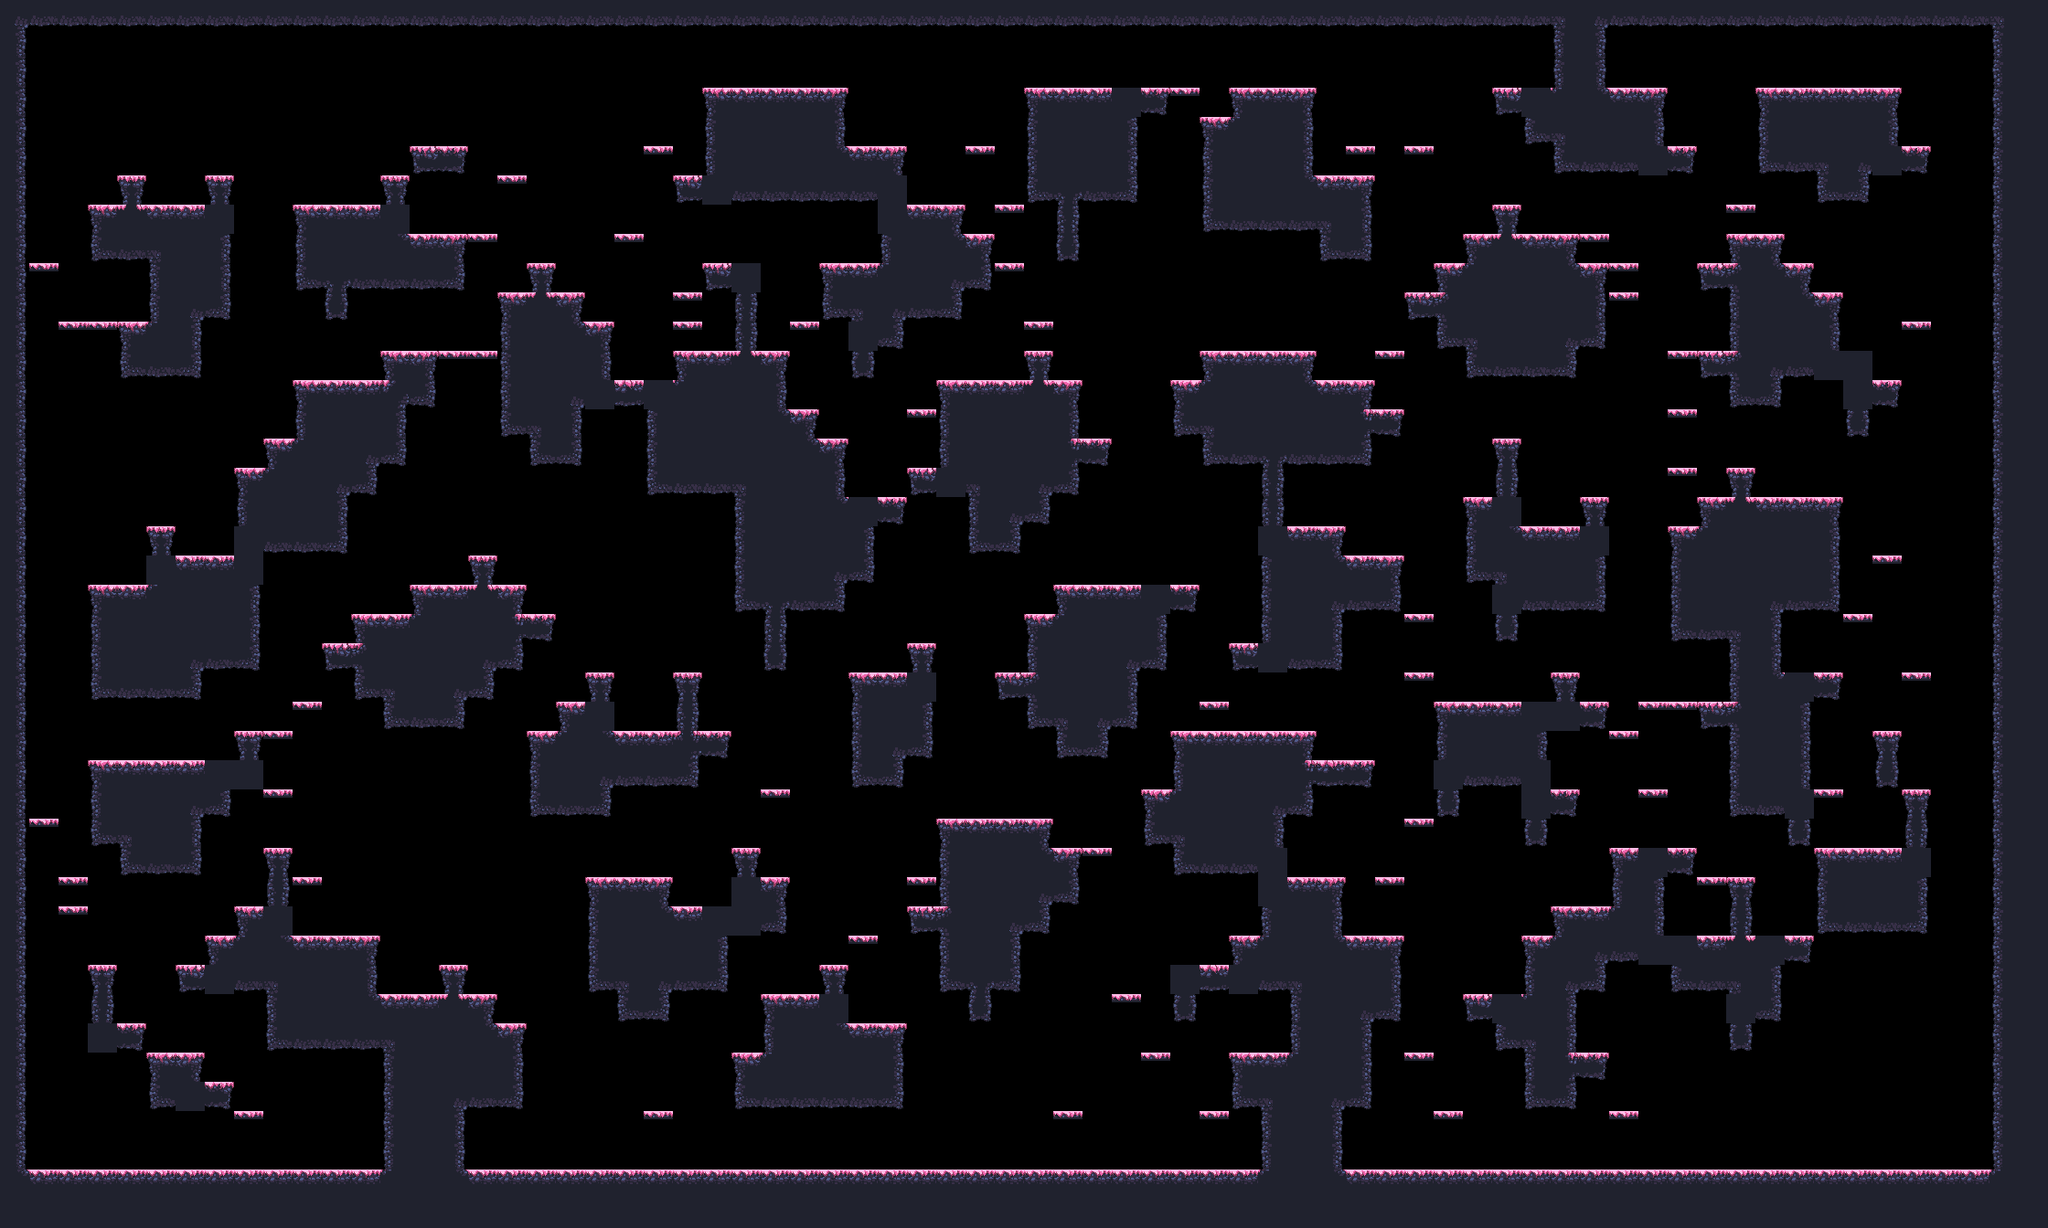

Below is a game level as drawn by its tile map, then a one-line description and the .tmx that defines it (tile-layer data replaced by summaries):
An orthogonal 70x42 tile map with 32x32 px tiles, 1 tile layer (main) and 17 objects (9x spawn, spawnPlayer0, spawnCrown0, spawnPlayer1, spawnCrown1, ...).

<map compressionlevel="0" height="42" infinite="0" nextlayerid="3" nextobjectid="4" orientation="orthogonal" renderorder="right-down" tiledversion="1.3.2" tileheight="32" tilewidth="32" version="1.2" width="70">
 <tileset firstgid="1" source="forest_spring_tile_set.tsx" />
 <layer height="42" id="1" name="main" width="70">
  <data>[2940 cells, 1277 non-empty, 26 distinct tile ids]</data>
 </layer>
 <objectgroup id="2" name="objects"><object id="1" name="spawnPlayer0" x="96" y="176.0" /><object id="2" name="spawnCrown0" x="192" y="176.0" /><object id="3" name="spawnPlayer1" x="2080" y="368.0" /><object id="4" name="spawnCrown1" x="1856" y="112.0" /><object id="5" name="spawnPlayer2" x="64" y="1232.0" /><object id="6" name="spawnCrown2" x="96" y="1232.0" /><object id="7" name="spawnPlayer3" x="2144" y="1232.0" /><object id="8" name="spawnCrown3" x="2144" y="1232.0" /><object id="9" name="spawn" x="480" y="112.0" /><object id="10" name="spawn" x="96" y="1008.0" /><object id="11" name="spawn" x="1056" y="176.0" /><object id="12" name="spawn" x="576" y="1072.0" /><object id="13" name="spawn" x="352" y="176.0" /><object id="14" name="spawn" x="2016" y="1232.0" /><object id="15" name="spawn" x="1088" y="848.0" /><object id="16" name="spawn" x="128" y="1232.0" /><object id="17" name="spawn" x="256" y="944.0" /></objectgroup></map>
